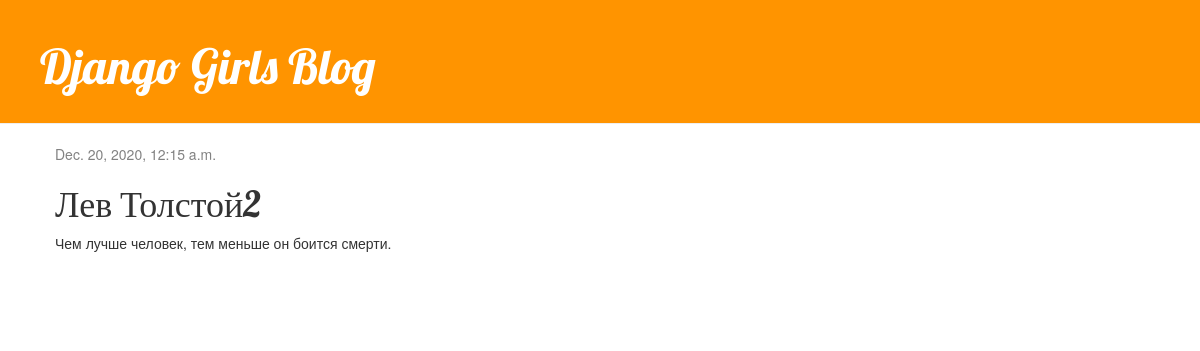
/post/5/, run on the app's committed database.
### blog/models.py (models this page shows, shortened)
class Post(models.Model):
    author = models.ForeignKey(settings.AUTH_USER_MODEL, on_delete=models.CASCADE)
    title = models.CharField(max_length=200)
    text = models.TextField()
    create_date = models.DateTimeField(default=timezone.now)
    published_date = models.DateTimeField(blank=True, null=True)

### blog/views.py (the view)
# urls.py: path('post/<int:pk>/', views.post_detail, name='post_detail'),
def post_detail(request, pk):
    post = get_object_or_404(Post, pk=pk)
    return render(request, 'blog/post_detail.html', {'post':post})

### blog/templates/blog/post_detail.html (shortened to what this page needs)
{% extends 'blog/base.html' %}
{% block content %}
    <div class="post">
        {% if post.published_date %}
            <div class="date">
                {{ post.published_date }}
            </div>
        {% endif %}
        <h1>{{ post.title }}</h1>
        <p>{{ post.text|linebreaksbr }}</p>
    </div>
{% endblock %}

### blog/static/css/blog.css (style rules this page uses)
h1, h2, h3, h4 { font-family: 'Lobster', cursive; }
.date { color: #828282; }
.post { margin-bottom: 70px; }

### data on the page
Post: published_date "Dec. 20, 2020, 12:15 a.m.", title "Лев Толстой2", text "Чем лучше человек, тем меньше он боится смерти."
